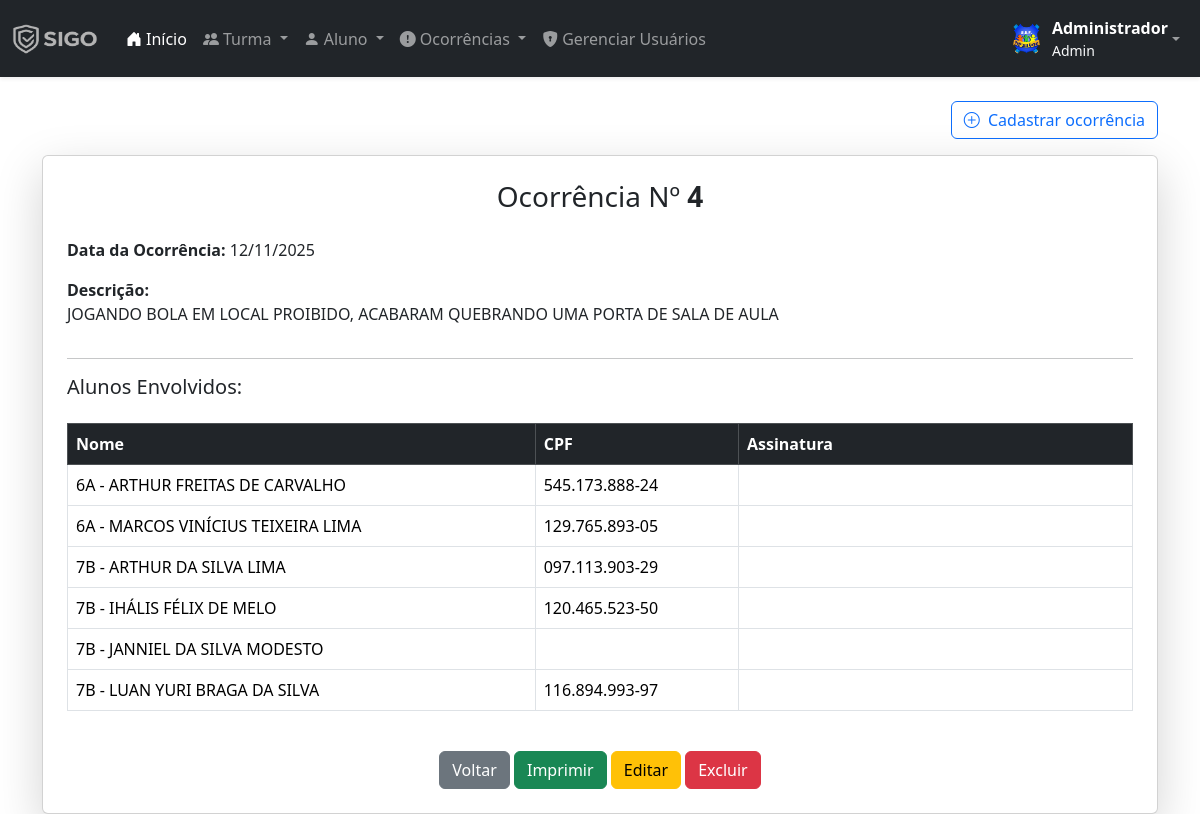
Page /sigo/ver-ocorrencia.php?id=4 (signed in) on the committed database.
### tables this page shows
CREATE TABLE `ocorrencia` (
  `id` int(11) NOT NULL,
  `data` date NOT NULL,
  `descricao` text NOT NULL,
  `nivel_id` int(11) DEFAULT NULL,
  `created_at` datetime NOT NULL DEFAULT current_timestamp()
);

CREATE TABLE `alunos` (
  `id` int(11) NOT NULL,
  `nome` varchar(255) NOT NULL,
  `rg` varchar(30) NOT NULL,
  `cpf` varchar(20) NOT NULL,
  `endereco` varchar(255) NOT NULL,
  `tel` varchar(80) NOT NULL,
  `escolaridade` varchar(50) NOT NULL,
  `turma` int(11) NOT NULL
);

CREATE TABLE `turma` (
  `id` int(11) NOT NULL,
  `ano` int(11) NOT NULL,
  `turma` varchar(10) NOT NULL
);

### sigo/ver-ocorrencia.php (the view, shortened to what this page needs)
<?php
require('includes/conexao.php');
?>
<!DOCTYPE html>
<html lang="pt-BR">
<?php
include('layout/head.php');
?>
<head>
</head>
<body>
    <?php include('layout/menu.php'); ?>
    <div class="container mt-4">
        <div class="d-flex justify-content-between align-items-center mb-3">
            <a href="cadastrar-ocorrencia.php" class="btn btn-outline-primary">
                <i class="bi bi-plus-circle me-1"></i> Cadastrar ocorrência
            </a>
        </div>
        <?php
        $ocorrencia_id = intval($_GET['id']);
        $sql = "SELECT * FROM ocorrencia WHERE id = $ocorrencia_id";
        $res = mysqli_query($conn, $sql);
        $oc = mysqli_fetch_assoc($res);
        $data = date('d/m/Y', strtotime($oc['data']));
        $descricao = nl2br($oc['descricao']);
        ?>
        <div class="card shadow-lg p-4">
            <h3 class="text-center mb-4">Ocorrência Nº <strong><?php echo $ocorrencia_id; ?></strong></h3>
            <p><strong>Data da Ocorrência:</strong> <?php echo $data; ?></p>
            <p><strong>Descrição:</strong><br><?php echo $descricao; ?></p>
            <hr>
            <h5>Alunos Envolvidos:</h5>
            <table class="table table-bordered mt-3">
                <thead class="table-dark">
                    <tr>
                        <th>Nome</th>
                        <th>CPF</th>
                        <th width=37%>Assinatura</th>
                    </tr>
                </thead>
                <tbody>
                    <?php
                    $sql_alunos = "
                        SELECT
                            a.nome,
                            a.cpf,
                            t.ano,
                            t.turma
                        FROM ocorrencia_aluno oa
                        INNER JOIN alunos a ON a.id = oa.alunos_id
                        LEFT JOIN turma t ON t.id = a.turma
                        WHERE oa.ocorrencia_id = $ocorrencia_id
                        ORDER BY t.ano, t.turma, a.nome
                    ";
                    $res_alunos = mysqli_query($conn, $sql_alunos);
                    if (mysqli_num_rows($res_alunos) > 0) {
                        while ($aluno = mysqli_fetch_assoc($res_alunos)) {
                            $turma = "";
                            if (!empty($aluno['ano']) || !empty($aluno['turma'])) {
                                $turma = "{$aluno['ano']}{$aluno['turma']} - ";
                            }
                            echo "
                                <tr>
                                    <td>$turma {$aluno['nome']}</td>
                                    <td>{$aluno['cpf']}</td>
                                    <td></td>
                                </tr>
                                ";
                        }
                    } else {
                        echo "<tr><td colspan='3' class='text-center'>Nenhum aluno vinculado.</td></tr>";
                    }
                    ?>
                </tbody>
            </table>
            <div class="text-center mt-4 no-print">
                <a href="listar-ocorrencias.php" class="btn btn-secondary">Voltar</a>
                <button class="btn btn-success" onclick="window.print()">Imprimir</button>
                <a href="editar-ocorrencia.php?id=<?php echo $ocorrencia_id; ?>" class="btn btn-warning">Editar</a>
                <button class="btn btn-danger" onclick="confirmarExclusao(<?php echo $ocorrencia_id; ?>)">Excluir</button>
            </div>
        </div>
    </div>
</body>
</html>

### sigo/layout/head.php (shortened to what this page needs)
<head>
    <link rel="stylesheet" href="assets/css/bootstrap.min.css">
    <link href="https://cdn.jsdelivr.net/npm/bootstrap@5.3.2/dist/css/bootstrap.min.css" rel="stylesheet">
    <link rel="stylesheet" href="https://cdn.jsdelivr.net/npm/bootstrap-select@1.13.14/dist/css/bootstrap-select.min.css">
    <link rel="stylesheet" href="assets/css/cadastro.css">
    <link rel="stylesheet" href="assets/css/style.css">
</head>

### sigo/layout/menu.php (shortened to what this page needs)
<?php
$usuarioNome = $_SESSION['usuario_nome'] ?? 'Usuário';
$usuarioNivel = $_SESSION['usuario_nivel'] ?? 'usuario';
$usuarioFoto = $_SESSION['usuario_foto'] ?? 'assets/img/user-placeholder.png';
?>
<nav class="navbar navbar-expand-lg navbar-dark bg-dark shadow-sm">
  <div class="container-fluid">
    <a class="navbar-brand d-flex align-items-center" href="index.php">
      <img src="assets/img/logo-cinza-simples.png" alt="Logo" width="90" height="30">
    </a>
    <div class="collapse navbar-collapse" id="navbarMain">
      <ul class="navbar-nav me-auto mb-2 mb-lg-0">
        <li class="nav-item">
          <a class="nav-link active" href="index.php"><i class="bi bi-house-door-fill me-1"></i>Início</a>
        </li>
        <li class="nav-item dropdown">
          <a class="nav-link dropdown-toggle" href="#" role="button" data-bs-toggle="dropdown" aria-expanded="false">
            <i class="bi bi-people-fill me-1"></i>Turma
          </a>
        </li>
        <li class="nav-item dropdown">
          <a class="nav-link dropdown-toggle" href="#" role="button" data-bs-toggle="dropdown" aria-expanded="false">
            <i class="bi bi-person-fill me-1"></i>Aluno
          </a>
        </li>
        <li class="nav-item dropdown">
          <a class="nav-link dropdown-toggle" href="#" role="button" data-bs-toggle="dropdown" aria-expanded="false">
            <i class="bi bi-exclamation-circle-fill me-1"></i>Ocorrências
          </a>
        </li>
        <?php if ($usuarioNivel === 'admin'): ?>
          <li class="nav-item">
            <a class="nav-link" href="usuarios-listar.php">
              <i class="bi bi-shield-lock-fill me-1"></i>Gerenciar Usuários
            </a>
          </li>
        <?php endif; ?>
      </ul>
      <ul class="navbar-nav ms-auto mb-2 mb-lg-0">
        <li class="nav-item dropdown">
          <a class="nav-link dropdown-toggle d-flex align-items-center" href="#" role="button" data-bs-toggle="dropdown" aria-expanded="false">
            <img src="<?= $usuarioFoto ?>" class="rounded-circle me-2" width="35" height="35" alt="Foto">
            <div class="d-flex flex-column">
              <span class="fw-bold text-white"><?= $usuarioNome ?></span>
              <small class="text-light"><?= ucfirst($usuarioNivel) ?></small>
            </div>
          </a>
        </li>
      </ul>
    </div>
  </div>
</nav>
<link href="https://cdn.jsdelivr.net/npm/bootstrap@5.3.2/dist/css/bootstrap.min.css" rel="stylesheet">
<link href="https://cdn.jsdelivr.net/npm/bootstrap-icons@1.11.1/font/bootstrap-icons.css" rel="stylesheet">

### rows in the picture
ocorrencia: data "12/11/2025", descricao "JOGANDO BOLA EM LOCAL PROIBIDO, ACABARAM QUEBRANDO UMA PORTA DE SALA DE AULA"
alunos: turma.turma "6A -", nome "ARTHUR FREITAS DE CARVALHO", cpf "545.173.888-24"
alunos: turma.turma "6A -", nome "MARCOS VINÍCIUS TEIXEIRA LIMA", cpf "129.765.893-05"
alunos: turma.turma "7B -", nome "ARTHUR DA SILVA LIMA", cpf "097.113.903-29"
alunos: turma.turma "7B -", nome "IHÁLIS FÉLIX DE MELO", cpf "120.465.523-50"
alunos: turma.turma "7B -", nome "JANNIEL DA SILVA MODESTO"
alunos: turma.turma "7B -", nome "LUAN YURI BRAGA DA SILVA", cpf "116.894.993-97"

### other values in the picture
$usuarioNome "Administrador"
$usuarioNivel "Admin"
$ocorrencia_id "4"
